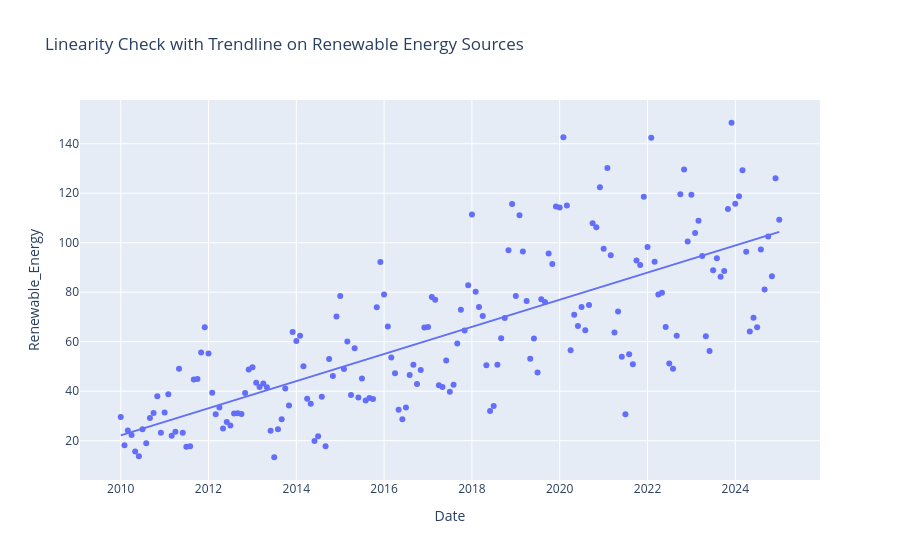
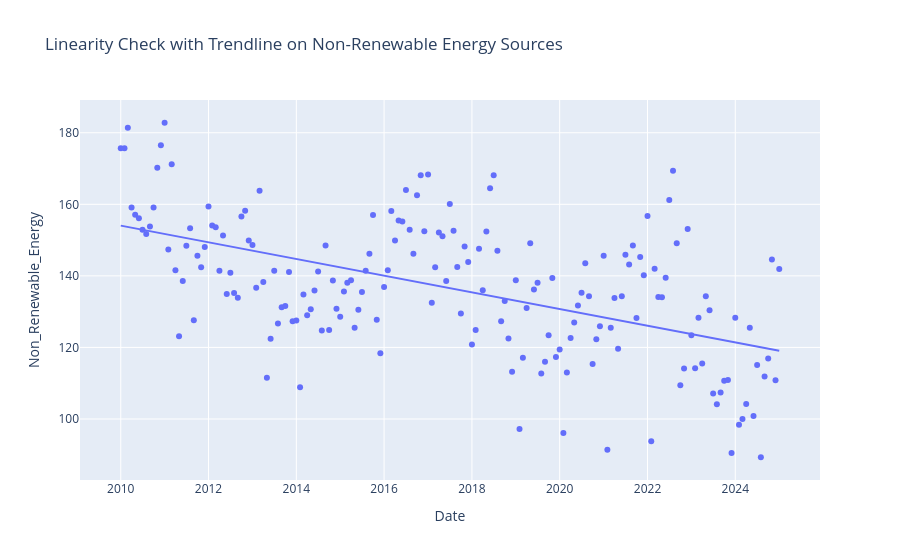

The code cell stored with these charts, in order, in its notebook:
### Markdown cell above
## Scatterplot with Trend Line

### Code cell
fig = px.scatter(
    ie_power_production_df,
    x=ie_power_production_df.index,
    y='Renewable_Energy',
    trendline='ols', 
    title='Linearity Check with Trendline on Renewable Energy Sources',
    labels={
        'total_energy_import': 'Energy (ktoe)'
    }
)
fig.show()

fig = px.scatter(
    ie_power_production_df,
    x=ie_power_production_df.index,
    y='Non_Renewable_Energy',
    trendline='ols', 
    title='Linearity Check with Trendline on Non-Renewable Energy Sources',
    labels={
        'total_energy_import': 'Energy (ktoe)'
    }
)
fig.show()

### Figure 1 — Plotly figure (JSON) as saved in the notebook; plotly's stock layout.template omitted (floating-point values rounded to 4 significant figures; data arrays with more than 128 entries replaced by an {"elided": "..."} marker saying what was removed)
{"data": [{"hovertemplate": "Date=%{x}<br>Renewable_Energy=%{y}<extra></extra>", "legendgroup": "", "marker": {"color": "#636efa", "symbol": "circle"}, "mode": "markers", "name": "", "orientation": "v", "showlegend": false, "type": "scatter", "x": {"elided": "181 str values"}, "xaxis": "x", "y": {"elided": "181 float values"}, "yaxis": "y"}, {"hovertemplate": "<b>OLS trendline</b><br>Renewable_Energy = 1.73727e-07 * Date + -197.145<br>R<sup>2</sup>=0.566670<br><br>Date=%{x}<br>Renewable_Energy=%{y} <b>(trend)</b><extra></extra>", "legendgroup": "", "marker": {"color": "#636efa", "symbol": "circle"}, "mode": "lines", "name": "", "showlegend": false, "type": "scatter", "x": {"elided": "181 str values"}, "xaxis": "x", "y": {"elided": "181 float values"}, "yaxis": "y"}], "layout": {"legend": {"tracegroupgap": 0}, "title": {"text": "Linearity Check with Trendline on Renewable Energy Sources"}, "xaxis": {"anchor": "y", "domain": [0, 1], "title": {"text": "Date"}}, "yaxis": {"anchor": "x", "domain": [0, 1], "title": {"text": "Renewable_Energy"}}}}

### Figure 2 — Plotly figure (JSON) as saved in the notebook; plotly's stock layout.template omitted (floating-point values rounded to 4 significant figures; data arrays with more than 128 entries replaced by an {"elided": "..."} marker saying what was removed)
{"data": [{"hovertemplate": "Date=%{x}<br>Non_Renewable_Energy=%{y}<extra></extra>", "legendgroup": "", "marker": {"color": "#636efa", "symbol": "circle"}, "mode": "markers", "name": "", "orientation": "v", "showlegend": false, "type": "scatter", "x": {"elided": "181 str values"}, "xaxis": "x", "y": {"elided": "181 float values"}, "yaxis": "y"}, {"hovertemplate": "<b>OLS trendline</b><br>Non_Renewable_Energy = -7.39206e-08 * Date + 247.353<br>R<sup>2</sup>=0.285256<br><br>Date=%{x}<br>Non_Renewable_Energy=%{y} <b>(trend)</b><extra></extra>", "legendgroup": "", "marker": {"color": "#636efa", "symbol": "circle"}, "mode": "lines", "name": "", "showlegend": false, "type": "scatter", "x": {"elided": "181 str values"}, "xaxis": "x", "y": {"elided": "181 float values"}, "yaxis": "y"}], "layout": {"legend": {"tracegroupgap": 0}, "title": {"text": "Linearity Check with Trendline on Non-Renewable Energy Sources"}, "xaxis": {"anchor": "y", "domain": [0, 1], "title": {"text": "Date"}}, "yaxis": {"anchor": "x", "domain": [0, 1], "title": {"text": "Non_Renewable_Energy"}}}}
